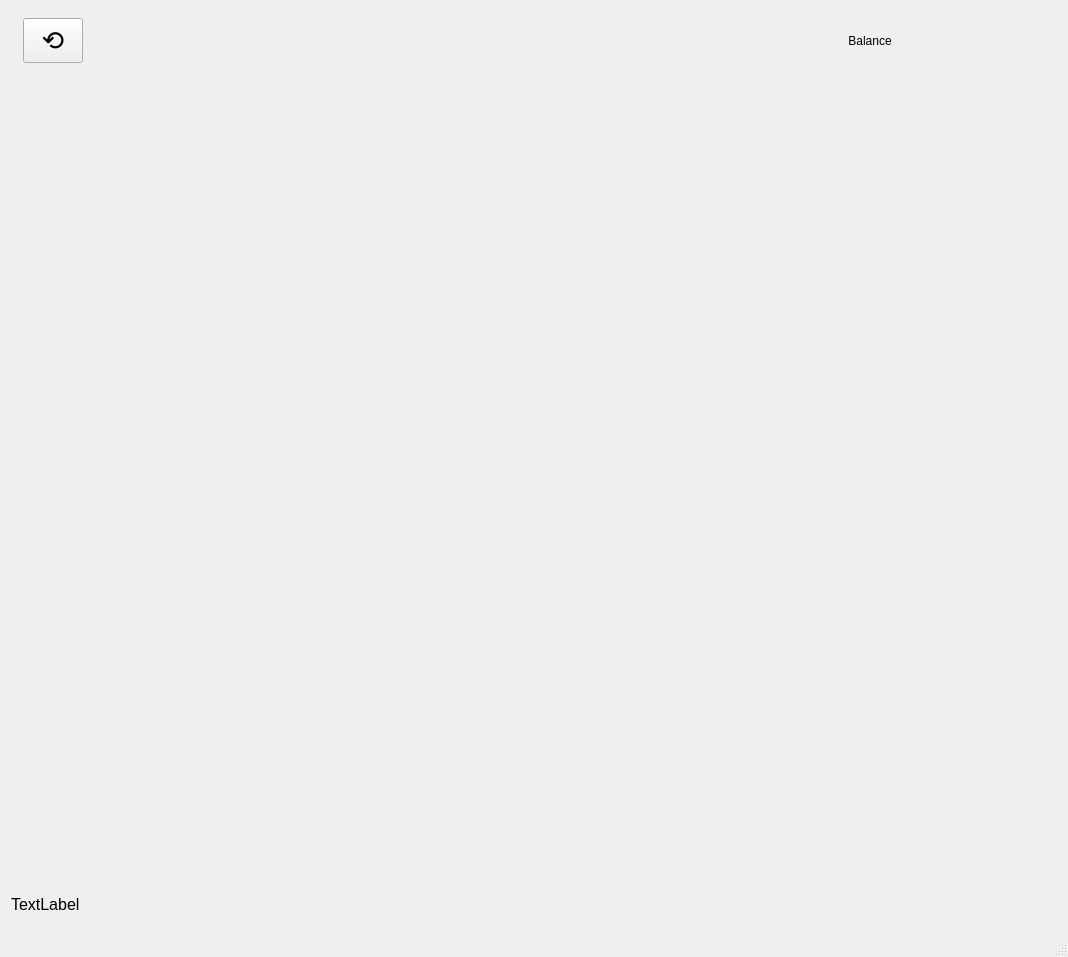
<?xml version="1.0" encoding="UTF-8"?>
<ui version="4.0">
 <class>MainWindow</class>
 <widget class="QMainWindow" name="MainWindow">
  <property name="geometry">
   <rect>
    <x>0</x>
    <y>0</y>
    <width>1068</width>
    <height>957</height>
   </rect>
  </property>
  <property name="minimumSize">
   <size>
    <width>900</width>
    <height>900</height>
   </size>
  </property>
  <property name="windowTitle">
   <string>MainWindow</string>
  </property>
  <widget class="QWidget" name="centralWidget">
   <property name="sizePolicy">
    <sizepolicy hsizetype="Preferred" vsizetype="Preferred">
     <horstretch>0</horstretch>
     <verstretch>0</verstretch>
    </sizepolicy>
   </property>
   <property name="minimumSize">
    <size>
     <width>400</width>
     <height>700</height>
    </size>
   </property>
   <layout class="QVBoxLayout" name="verticalLayout" stretch="1,3,4,0">
    <item>
     <layout class="QHBoxLayout" name="horizontalLayout_2" stretch="0,0">
      <property name="spacing">
       <number>600</number>
      </property>
      <property name="sizeConstraint">
       <enum>QLayout::SetMinimumSize</enum>
      </property>
      <property name="bottomMargin">
       <number>0</number>
      </property>
      <item>
       <widget class="QPushButton" name="updateButton">
        <property name="sizePolicy">
         <sizepolicy hsizetype="Maximum" vsizetype="Maximum">
          <horstretch>0</horstretch>
          <verstretch>0</verstretch>
         </sizepolicy>
        </property>
        <property name="minimumSize">
         <size>
          <width>30</width>
          <height>30</height>
         </size>
        </property>
        <property name="maximumSize">
         <size>
          <width>60</width>
          <height>45</height>
         </size>
        </property>
        <property name="font">
         <font>
          <pointsize>20</pointsize>
         </font>
        </property>
        <property name="text">
         <string>⟲</string>
        </property>
        <property name="iconSize">
         <size>
          <width>32</width>
          <height>32</height>
         </size>
        </property>
       </widget>
      </item>
      <item>
       <widget class="QLabel" name="label_2">
        <property name="sizePolicy">
         <sizepolicy hsizetype="Minimum" vsizetype="Minimum">
          <horstretch>0</horstretch>
          <verstretch>0</verstretch>
         </sizepolicy>
        </property>
        <property name="maximumSize">
         <size>
          <width>350</width>
          <height>60</height>
         </size>
        </property>
        <property name="text">
         <string>Balance</string>
        </property>
        <property name="alignment">
         <set>Qt::AlignCenter</set>
        </property>
       </widget>
      </item>
     </layout>
    </item>
    <item>
     <layout class="QHBoxLayout" name="horizontalLayout"/>
    </item>
    <item>
     <layout class="QGridLayout" name="grid_Layout"/>
    </item>
    <item>
     <widget class="QLabel" name="label">
      <property name="sizePolicy">
       <sizepolicy hsizetype="Preferred" vsizetype="Fixed">
        <horstretch>0</horstretch>
        <verstretch>0</verstretch>
       </sizepolicy>
      </property>
      <property name="minimumSize">
       <size>
        <width>30</width>
        <height>40</height>
       </size>
      </property>
      <property name="font">
       <font>
        <pointsize>12</pointsize>
       </font>
      </property>
      <property name="text">
       <string>TextLabel</string>
      </property>
     </widget>
    </item>
   </layout>
  </widget>
  <widget class="QStatusBar" name="statusBar"/>
 </widget>
 <layoutdefault spacing="6" margin="11"/>
 <resources/>
 <connections/>
</ui>
